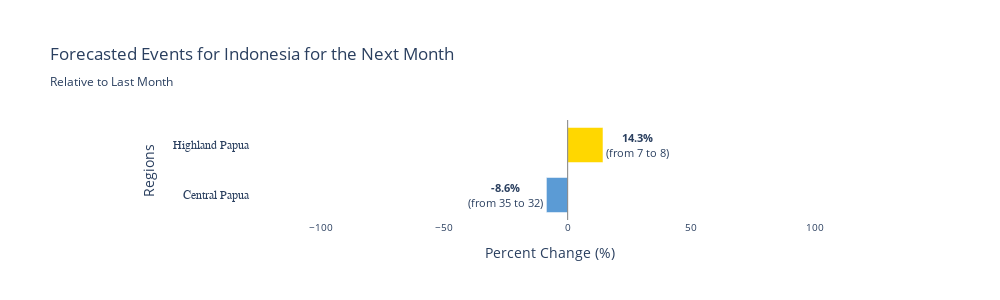

The cell this chart's notebook holds for it:
### Code cell
# Step 6: Create visualizations
fig = create_tabular_chart(all_regions, country)
fig.show()

### Figure 1 — Plotly figure (JSON) as saved in the notebook; plotly's stock layout.template omitted (floating-point values rounded to 4 significant figures)
{"data": [{"cliponaxis": false, "customdata": [[35, 32], [7, 8]], "hovertemplate": "<b>%{y}</b><br>Percent Change: %{x:.1f}%<br>Average Events: %{customdata[0]}<br>Forecasted Events: %{customdata[1]}<extra></extra>", "marker": {"color": ["#5b9bd5", "#ffd700"], "line": {"color": "white", "width": 0.5}}, "name": "Percent Change", "orientation": "h", "text": ["<b>-8.6%</b><br>(from 35 to 32)", "<b>14.3%</b><br>(from 7 to 8)"], "textfont": {"size": 11}, "textposition": "outside", "type": "bar", "x": [-8.6, 14.3], "y": ["Central Papua", "Highland Papua"]}], "layout": {"bargap": 0.3, "font": {"size": 12}, "height": 300, "margin": {"b": 80, "l": 250, "r": 150, "t": 120}, "paper_bgcolor": "white", "plot_bgcolor": "white", "shapes": [{"line": {"color": "gray", "dash": "solid", "width": 1}, "type": "line", "x0": 0, "x1": 0, "xref": "x", "y0": 0, "y1": 1, "yref": "y domain"}], "showlegend": false, "title": {"text": "Forecasted Events for Indonesia for the Next Month<br><sub>Relative to Last Month</sub>"}, "width": 1000, "xaxis": {"gridcolor": "lightgray", "range": [-128.6, 114.3], "showgrid": false, "showticklabels": true, "tickfont": {"size": 10}, "title": {"text": "Percent Change (%)"}}, "yaxis": {"categoryarray": ["Central Papua", "Highland Papua"], "categoryorder": "array", "showgrid": false, "side": "left", "tickfont": {"family": "Arial Black", "size": 12}, "tickmode": "linear", "title": {"text": "Regions"}}}}
